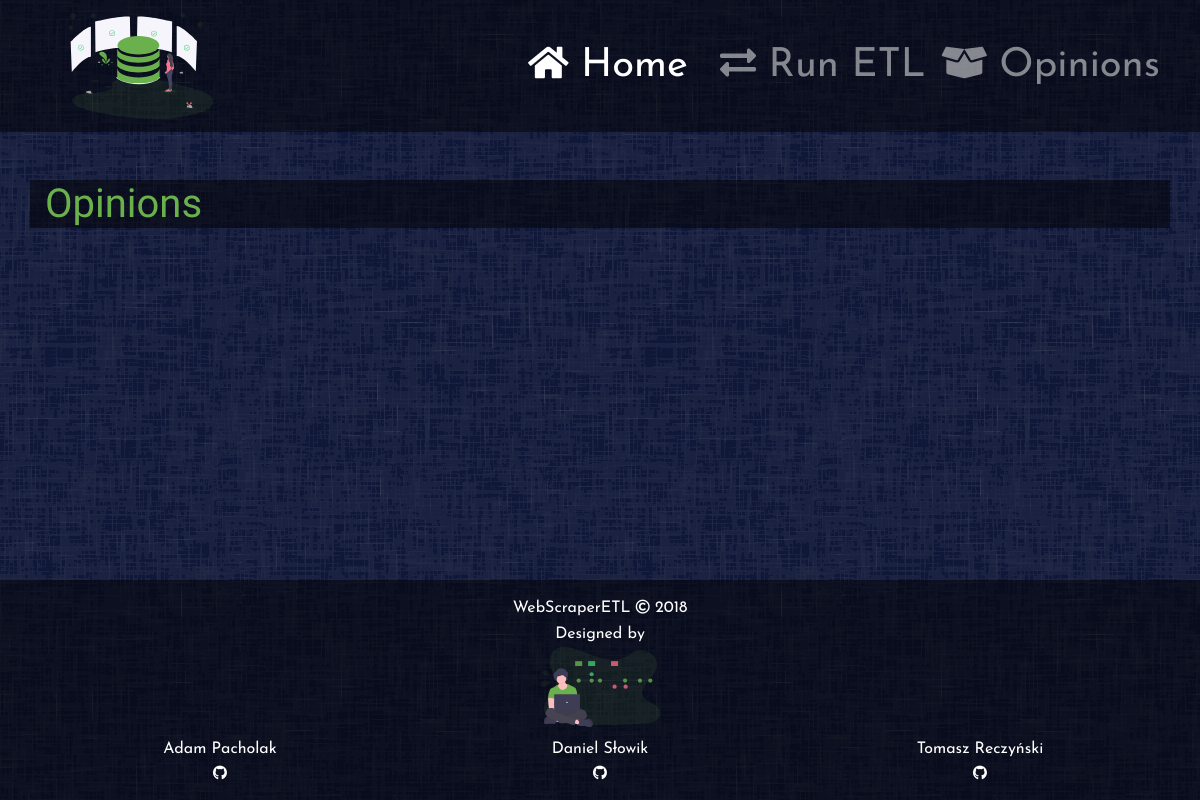
Before: /opinions/ with the older database file.
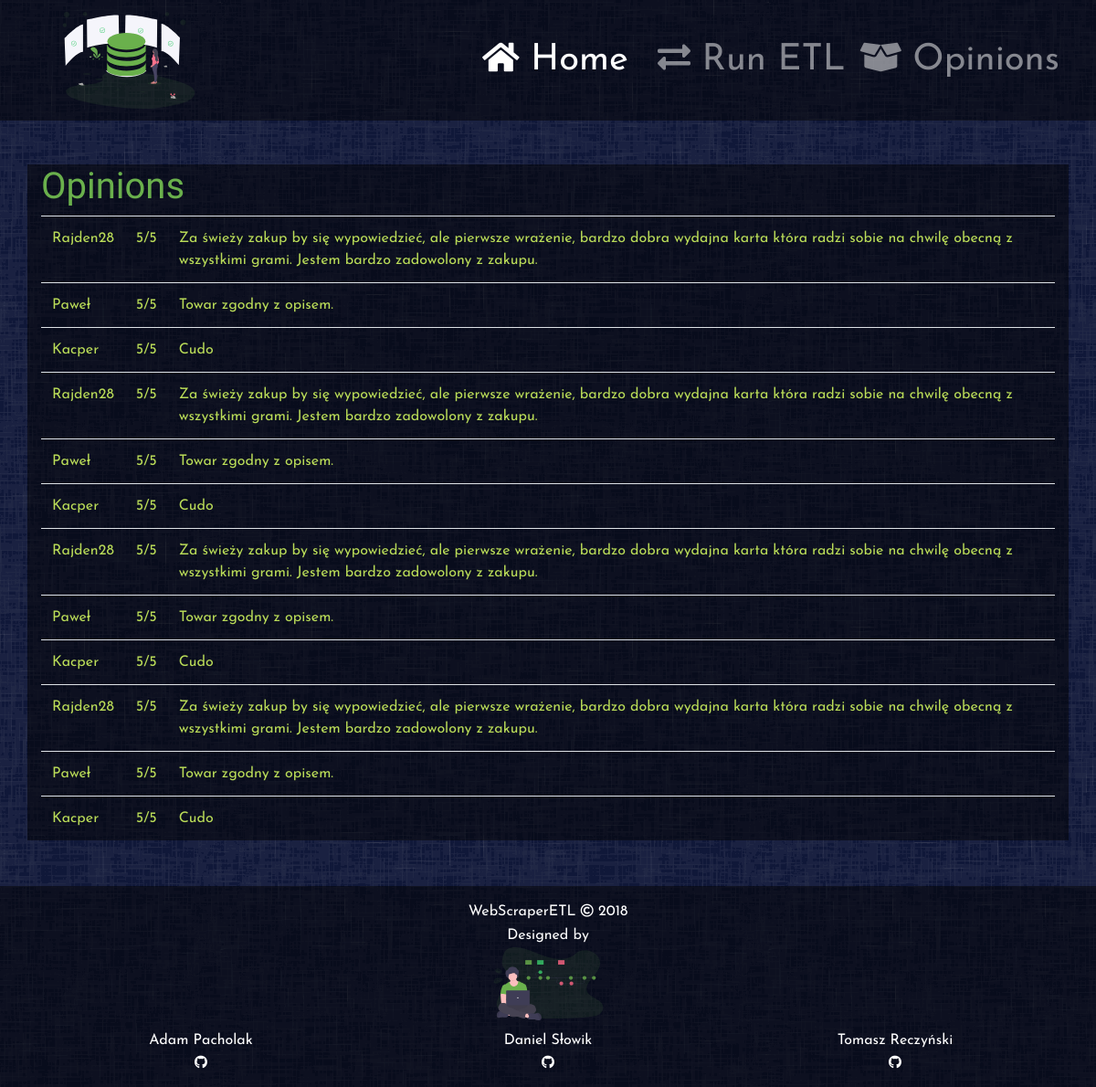
After: the same page with the newer database file.
### WebScraperETL/models.py (models this page shows, shortened)
class Opinion(models.Model):
    productID = models.CharField(max_length=50)
    username = models.CharField(max_length=50)
    productRating = models.CharField(max_length=10)
    productReview = models.TextField()

### WebScraperETL/views.py (the view)
# urls.py: path('opinions/', views.opinions, name='opinions'),
def opinions(request):
    allOpinions = Opinion.objects.all
    return render(request, 'opinions.html', {'allOpinions' : allOpinions})

### WebScraperETL/templates/opinions.html (shortened to what this page needs)
{% extends 'base.html'%}
{% block content %}
    <h1>Opinions</h1>
    {% if allOpinions %}
    <table class="table">
        {% for opinion in allOpinions %}
        <tr>
           <td>{{ opinion.username }}</td>
           <td>{{ opinion.productRating }}</td>
           <td>{{ opinion.productReview }}</td>
        </tr>
        {% endfor %}
    </table>
    {% endif %}
{% endblock %}

Changed rows visible on the page:
added Opinion: username "Rajden28", productRating "5/5", productReview "Za świeży zakup by się wypowiedzieć, ale pierwsze wrażenie, bardzo dobra wydajna karta która radzi sobie na chwilę obecną z wszystkimi grami. Jestem bardzo zadowolony z zakupu."
added Opinion: username "Paweł", productRating "5/5", productReview "Towar zgodny z opisem."
added Opinion: username "Kacper", productRating "5/5", productReview "Cudo"
added Opinion: username "Rajden28", productRating "5/5", productReview "Za świeży zakup by się wypowiedzieć, ale pierwsze wrażenie, bardzo dobra wydajna karta która radzi sobie na chwilę obecną z wszystkimi grami. Jestem bardzo zadowolony z zakupu."
added Opinion: username "Paweł", productRating "5/5", productReview "Towar zgodny z opisem."
added Opinion: username "Kacper", productRating "5/5", productReview "Cudo"
added Opinion: username "Rajden28", productRating "5/5", productReview "Za świeży zakup by się wypowiedzieć, ale pierwsze wrażenie, bardzo dobra wydajna karta która radzi sobie na chwilę obecną z wszystkimi grami. Jestem bardzo zadowolony z zakupu."
added Opinion: username "Paweł", productRating "5/5", productReview "Towar zgodny z opisem."
added Opinion: username "Kacper", productRating "5/5", productReview "Cudo"
added Opinion: username "Rajden28", productRating "5/5", productReview "Za świeży zakup by się wypowiedzieć, ale pierwsze wrażenie, bardzo dobra wydajna karta która radzi sobie na chwilę obecną z wszystkimi grami. Jestem bardzo zadowolony z zakupu."
added Opinion: username "Paweł", productRating "5/5", productReview "Towar zgodny z opisem."
added Opinion: username "Kacper", productRating "5/5", productReview "Cudo"
